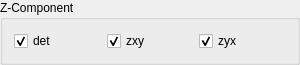
<?xml version="1.0" encoding="UTF-8"?>
<ui version="4.0">
 <class>groupBoxZ_Component_Multiple</class>
 <widget class="QGroupBox" name="groupBoxZ_Component_Multiple">
  <property name="geometry">
   <rect>
    <x>0</x>
    <y>0</y>
    <width>300</width>
    <height>50</height>
   </rect>
  </property>
  <property name="sizePolicy">
   <sizepolicy hsizetype="Minimum" vsizetype="Fixed">
    <horstretch>0</horstretch>
    <verstretch>0</verstretch>
   </sizepolicy>
  </property>
  <property name="windowTitle">
   <string>GroupBox</string>
  </property>
  <property name="title">
   <string>Z-Component</string>
  </property>
  <layout class="QHBoxLayout" name="horizontalLayout">
   <item>
    <widget class="QCheckBox" name="checkBox_det">
     <property name="text">
      <string>det</string>
     </property>
     <property name="checked">
      <bool>true</bool>
     </property>
    </widget>
   </item>
   <item>
    <widget class="QCheckBox" name="checkBox_zxy">
     <property name="text">
      <string>zxy</string>
     </property>
     <property name="checked">
      <bool>true</bool>
     </property>
    </widget>
   </item>
   <item>
    <widget class="QCheckBox" name="checkBox_zyx">
     <property name="text">
      <string>zyx</string>
     </property>
     <property name="checked">
      <bool>true</bool>
     </property>
    </widget>
   </item>
  </layout>
 </widget>
 <resources/>
 <connections/>
</ui>
